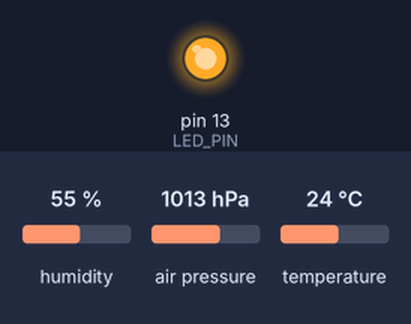
Bench run of a sketch on a simulated Arduino Uno, built with avr-gcc and run on an emulated ATmega328P. Shown: output pins drawn as LEDs (lit = HIGH). Inputs (shaded band) come from the test bench; at power-on: humidity 55 %, air pressure 1013 hPa, temperature 24 °C. What the sketch prints to the serial monitor is not drawn.

Above: at 2.07 s.
At 4.6 s:
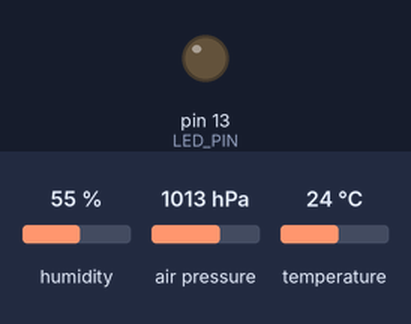
Timing chart, 0 to 8.7 s (numbered marks = the images above):
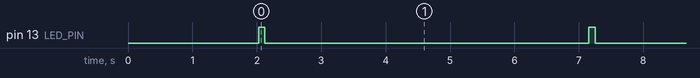

Measured:
- by itself, pin 13 (LED_PIN): alternates HIGH for 0.10 s and LOW for 5.0 s

The sketch:

estacao.ino
```cpp
#include <Wire.h>
#include <Adafruit_Sensor.h>
#include <Adafruit_BMP280.h>
#include "DHT.h"

#define DHTPIN 2
#define DHTTYPE DHT11
#define LED_PIN 13

DHT dht(DHTPIN, DHTTYPE);
Adafruit_BMP280 bmp;

void setup() {
  Serial.begin(9600);
  delay(2000);
  dht.begin();

  pinMode(LED_PIN, OUTPUT);


if (!bmp.begin(0x76, 0x60)) {
    Serial.println("Sensor BMP280 não encontrado. Verifique as conexões!");
  }
}

void loop() {
  // Leituras dos sensores
  float temp = dht.readTemperature();
  float umid = dht.readHumidity();
  float pressao = bmp.readPressure() / 100.0F;


  if (!isnan(temp) && !isnan(umid)) {
    Serial.print("{");
    Serial.print("\"temperatura\":"); Serial.print(temp);
    Serial.print(",\"umidade\":"); Serial.print(umid);
    Serial.print(",\"pressao\":"); Serial.print(pressao);
    Serial.println("}");
    digitalWrite(LED_PIN, HIGH);
    delay(100);
    digitalWrite(LED_PIN, LOW);
  } else {
    Serial.println("Falha na leitura do DHT11");
  }

  delay(5000);
}
```
